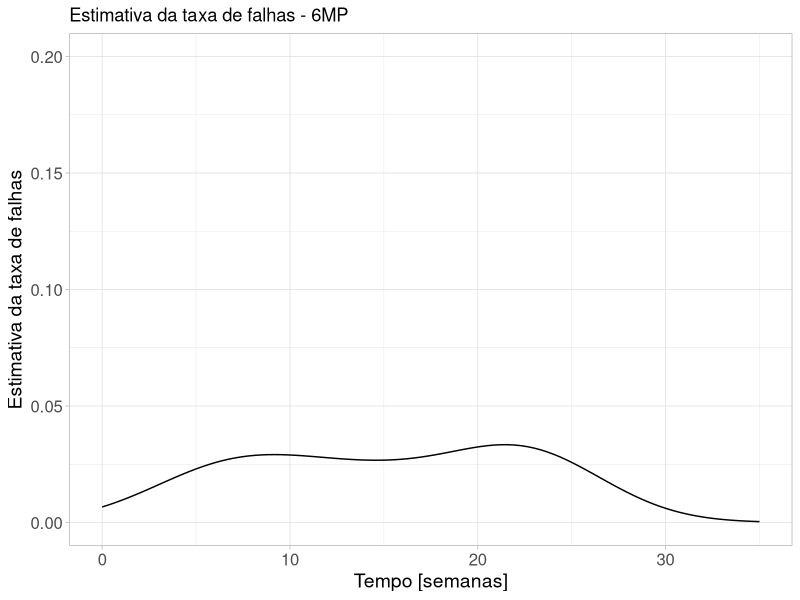
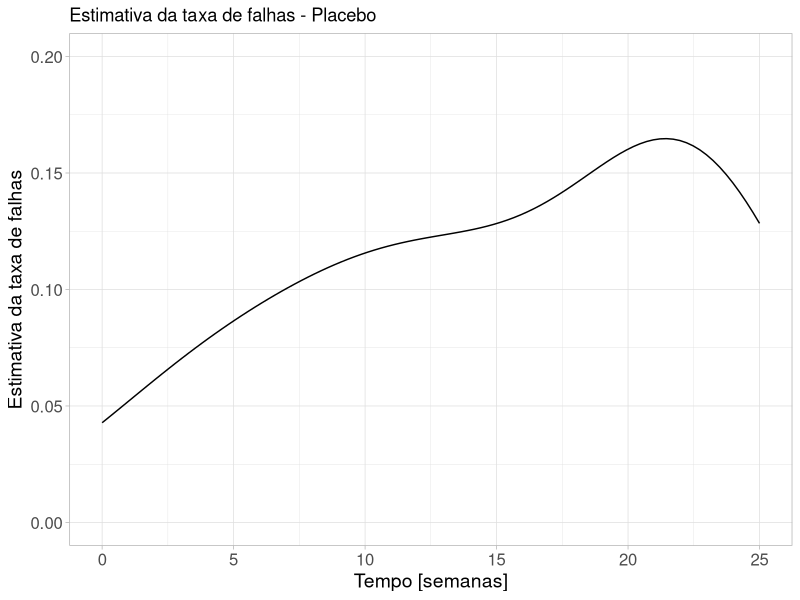

Write the R code that produced these figures, in order.
## ---- chunk 1
#| echo: true
library(survival)
tempo<- c(6,6,6,6,7,9,10,10,11,13,16,17,19,20,22,23,25,32,32,34,35)
status<- c(1,1,1,0,1,0,1,0,0,1,1,0,0,0,1,1,0,0,0,0,0) 
dados <- data.frame(tempos=tempo, status=status)
ajusteKM <- survfit(Surv(tempos, status) ~ 1, data=dados)
ajusteKM_sum <- summary(ajusteKM)
pesos <- ajusteKM_sum$n.event/ajusteKM_sum$n.risk
h <- density(ajusteKM_sum$time, weights = pesos,
kernel = "gaussian", n = 100, from = 0, to = 35)
library(ggplot2)
data <- data.frame(x=h$x, y=h$y)
## ---- chunk 2
ggplot(data, aes(x=x, y=y)) + geom_line() + scale_y_continuous(limits=c(0,0.20)) + theme_light() +
  theme(axis.text = element_text(size = 12),
        axis.title = element_text(size = 14)) +
  labs(x = "Tempo [semanas]", y = "Estimativa da taxa de falhas", title = "Estimativa da taxa de falhas - 6MP")
## ---- chunk 3
#| echo: true
tempo2<- c(1,1,2,2,3,4,4,5,5,8,8,8,8,11,11,12,12,15,17,22,23)
status2<- c(1,1,1,1,1,1,1,1,1,1,1,1,1,1,1,1,1,1,1,1,1) 
dados <- data.frame(tempos=tempo2, status=status2)
ajusteKM <- survfit(Surv(tempos, status) ~ 1, data=dados)
ajusteKM_sum <- summary(ajusteKM)
pesos <- ajusteKM_sum$n.event/ajusteKM_sum$n.risk
h <- density(ajusteKM_sum$time, weights = pesos,
kernel = "gaussian", n = 100, from = 0, to = 25)
data <- data.frame(x=h$x, y=h$y)
## ---- chunk 4
ggplot(data, aes(x=x, y=y)) + geom_line() + scale_y_continuous(limits=c(0,0.20)) +  theme_light() +
  theme(axis.text = element_text(size = 12),
        axis.title = element_text(size = 14)) +
  labs(x = "Tempo [semanas]", y = "Estimativa da taxa de falhas", title = "Estimativa da taxa de falhas - Placebo")
## ---- chunk 5
#| echo: true
library(survey)
dados_p <- svydesign(ids = ~1, data=dados)
dados_svykm <- svykm(Surv(tempos, status) ~ 1, dados_p, se=TRUE)
quantile(dados_svykm, 0.5, ci=TRUE)
